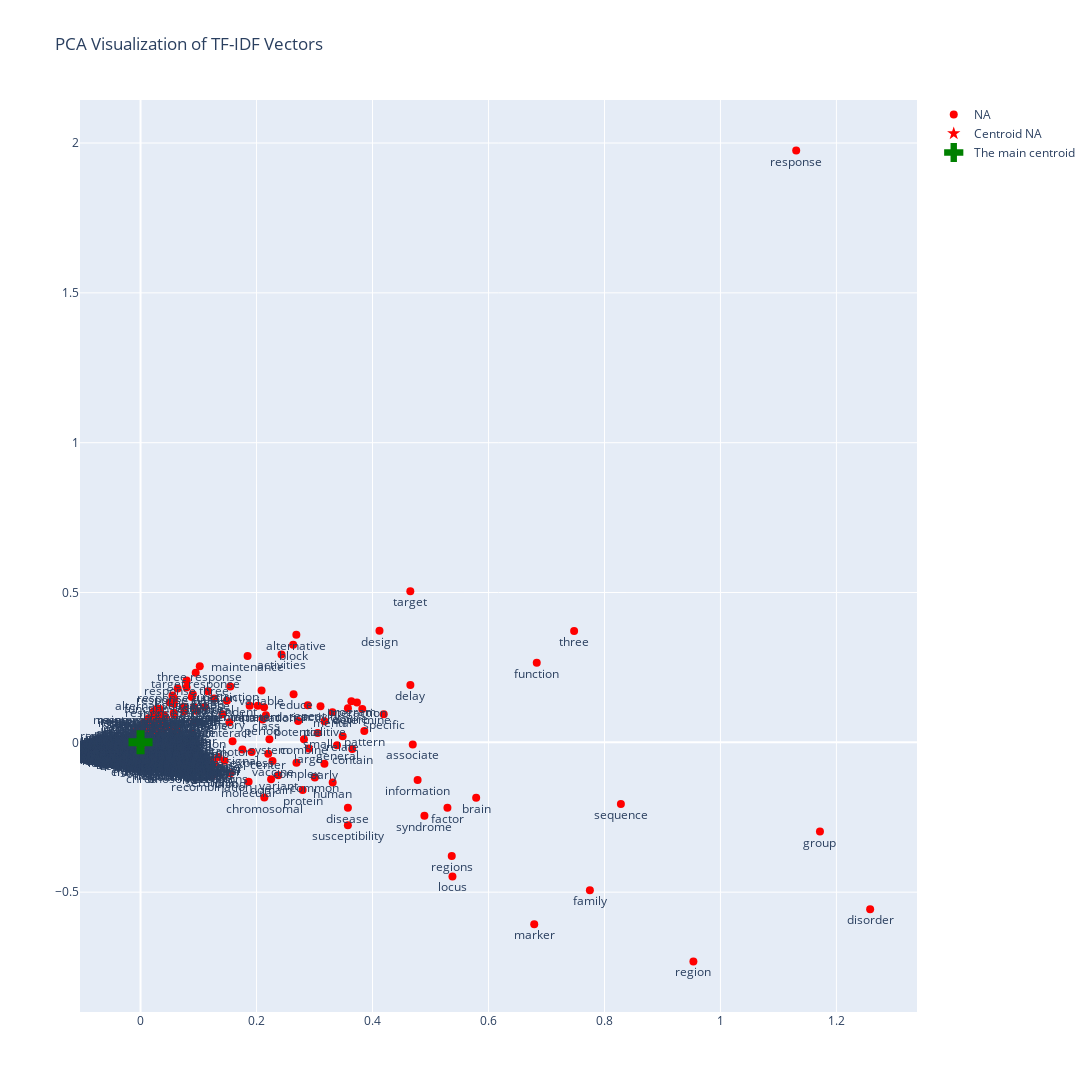

The notebook cell saved with this chart:
### Markdown cell above
**Visualize the words from vocabulary on a 2D similarity graph**

Transpose the TF-IDF matrix to display similarity of the words (instead of the documents) in the graph.

### Code cell
domains_list = [LBD_02_data_preprocessing.strDomainDefault]*len(word_list)
LBD_06_visualization.visualize_tfidf_pca_interactive(word_list, domains_list, tfidf_matrix, transpose = True)

### Figure 1 — Plotly figure (JSON) as saved in the notebook; plotly's stock layout.template omitted (floating-point values rounded to 4 significant figures; data arrays with more than 128 entries replaced by an {"elided": "..."} marker saying what was removed)
{"data": [{"hovertext": {"elided": "3991 str values"}, "marker": {"color": "red", "size": 8}, "mode": "markers+text", "name": "NA", "text": {"elided": "3991 str values"}, "textposition": "bottom center", "type": "scatter", "x": {"elided": "3991 float values"}, "y": {"elided": "3991 float values"}}, {"hovertext": "Centroid of NA", "marker": {"color": "red", "size": 10, "symbol": "star"}, "mode": "markers", "name": "Centroid NA", "type": "scatter", "x": [-2.448e-18], "y": [4.673e-18]}, {"hovertext": ["The main centroid"], "marker": {"color": "green", "size": 20, "symbol": "cross"}, "mode": "markers", "name": "The main centroid", "type": "scatter", "x": [-5.529e-18], "y": [5.514e-18]}], "layout": {"height": 1100, "hovermode": "closest", "showlegend": true, "title": {"text": "PCA Visualization of TF-IDF Vectors"}, "width": 1100}}
